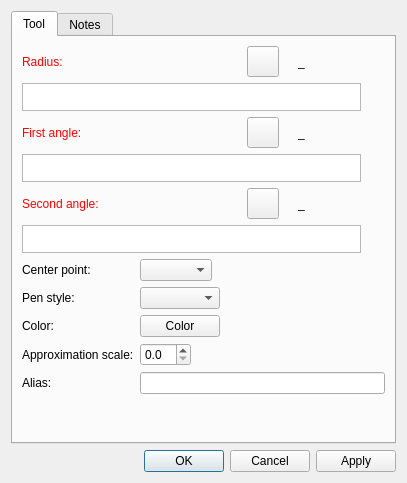
<?xml version="1.0" encoding="UTF-8"?>
<ui version="4.0">
 <class>DialogArc</class>
 <widget class="QDialog" name="DialogArc">
  <property name="geometry">
   <rect>
    <x>0</x>
    <y>0</y>
    <width>407</width>
    <height>483</height>
   </rect>
  </property>
  <property name="windowTitle">
   <string>Arc</string>
  </property>
  <property name="windowIcon">
   <iconset resource="../../../vmisc/share/resources/icon.qrc">
    <normaloff>:/icon/64x64/icon64x64.png</normaloff>:/icon/64x64/icon64x64.png</iconset>
  </property>
  <property name="locale">
   <locale language="English" country="UnitedStates"/>
  </property>
  <layout class="QVBoxLayout" name="verticalLayout_2">
   <item>
    <widget class="QTabWidget" name="tabWidget">
     <property name="currentIndex">
      <number>0</number>
     </property>
     <widget class="QWidget" name="tab">
      <attribute name="title">
       <string>Tool</string>
      </attribute>
      <layout class="QVBoxLayout" name="verticalLayout">
       <item>
        <layout class="QHBoxLayout" name="horizontalLayout">
         <item alignment="Qt::AlignLeft">
          <widget class="QLabel" name="labelEditRadius">
           <property name="sizePolicy">
            <sizepolicy hsizetype="Fixed" vsizetype="Preferred">
             <horstretch>0</horstretch>
             <verstretch>0</verstretch>
            </sizepolicy>
           </property>
           <property name="palette">
            <palette>
             <active>
              <colorrole role="WindowText">
               <brush brushstyle="SolidPattern">
                <color alpha="255">
                 <red>255</red>
                 <green>0</green>
                 <blue>0</blue>
                </color>
               </brush>
              </colorrole>
             </active>
             <inactive>
              <colorrole role="WindowText">
               <brush brushstyle="SolidPattern">
                <color alpha="255">
                 <red>255</red>
                 <green>0</green>
                 <blue>0</blue>
                </color>
               </brush>
              </colorrole>
             </inactive>
             <disabled>
              <colorrole role="WindowText">
               <brush brushstyle="SolidPattern">
                <color alpha="255">
                 <red>159</red>
                 <green>158</green>
                 <blue>158</blue>
                </color>
               </brush>
              </colorrole>
             </disabled>
            </palette>
           </property>
           <property name="text">
            <string>Radius:</string>
           </property>
          </widget>
         </item>
         <item>
          <spacer name="horizontalSpacer">
           <property name="orientation">
            <enum>Qt::Horizontal</enum>
           </property>
           <property name="sizeHint" stdset="0">
            <size>
             <width>40</width>
             <height>20</height>
            </size>
           </property>
          </spacer>
         </item>
         <item alignment="Qt::AlignRight">
          <widget class="QToolButton" name="toolButtonExprRadius">
           <property name="toolTip">
            <string>Formula wizard</string>
           </property>
           <property name="text">
            <string notr="true"/>
           </property>
           <property name="icon">
            <iconset resource="../../../vmisc/share/resources/icon.qrc">
             <normaloff>:/icon/light/24x24/fx.png</normaloff>:/icon/light/24x24/fx.png</iconset>
           </property>
           <property name="iconSize">
            <size>
             <width>24</width>
             <height>24</height>
            </size>
           </property>
          </widget>
         </item>
         <item alignment="Qt::AlignRight">
          <widget class="QLabel" name="label_2">
           <property name="text">
            <string/>
           </property>
           <property name="pixmap">
            <pixmap resource="../../../vmisc/share/resources/icon.qrc">:/icon/light/24x24/equal.png</pixmap>
           </property>
          </widget>
         </item>
         <item alignment="Qt::AlignRight">
          <widget class="QLabel" name="labelResultRadius">
           <property name="sizePolicy">
            <sizepolicy hsizetype="Fixed" vsizetype="Preferred">
             <horstretch>0</horstretch>
             <verstretch>0</verstretch>
            </sizepolicy>
           </property>
           <property name="minimumSize">
            <size>
             <width>87</width>
             <height>0</height>
            </size>
           </property>
           <property name="toolTip">
            <string>Value</string>
           </property>
           <property name="text">
            <string notr="true">_</string>
           </property>
          </widget>
         </item>
        </layout>
       </item>
       <item>
        <layout class="QHBoxLayout" name="horizontalLayout_6">
         <item>
          <widget class="VPlainTextEdit" name="plainTextEditFormula">
           <property name="sizePolicy">
            <sizepolicy hsizetype="Expanding" vsizetype="Preferred">
             <horstretch>0</horstretch>
             <verstretch>0</verstretch>
            </sizepolicy>
           </property>
           <property name="maximumSize">
            <size>
             <width>16777215</width>
             <height>28</height>
            </size>
           </property>
           <property name="toolTip">
            <string>Calculation</string>
           </property>
           <property name="tabChangesFocus">
            <bool>true</bool>
           </property>
          </widget>
         </item>
         <item>
          <widget class="QPushButton" name="pushButtonGrowLength">
           <property name="maximumSize">
            <size>
             <width>18</width>
             <height>18</height>
            </size>
           </property>
           <property name="sizeIncrement">
            <size>
             <width>0</width>
             <height>0</height>
            </size>
           </property>
           <property name="toolTip">
            <string>&lt;html&gt;&lt;head/&gt;&lt;body&gt;&lt;p&gt;Show full calculation in message box&lt;/p&gt;&lt;/body&gt;&lt;/html&gt;</string>
           </property>
           <property name="text">
            <string notr="true"/>
           </property>
           <property name="icon">
            <iconset theme="go-down"/>
           </property>
           <property name="iconSize">
            <size>
             <width>16</width>
             <height>16</height>
            </size>
           </property>
           <property name="flat">
            <bool>true</bool>
           </property>
          </widget>
         </item>
        </layout>
       </item>
       <item>
        <layout class="QHBoxLayout" name="horizontalLayout_2">
         <item alignment="Qt::AlignLeft">
          <widget class="QLabel" name="labelEditF1">
           <property name="sizePolicy">
            <sizepolicy hsizetype="Fixed" vsizetype="Preferred">
             <horstretch>0</horstretch>
             <verstretch>0</verstretch>
            </sizepolicy>
           </property>
           <property name="palette">
            <palette>
             <active>
              <colorrole role="WindowText">
               <brush brushstyle="SolidPattern">
                <color alpha="255">
                 <red>255</red>
                 <green>0</green>
                 <blue>0</blue>
                </color>
               </brush>
              </colorrole>
             </active>
             <inactive>
              <colorrole role="WindowText">
               <brush brushstyle="SolidPattern">
                <color alpha="255">
                 <red>255</red>
                 <green>0</green>
                 <blue>0</blue>
                </color>
               </brush>
              </colorrole>
             </inactive>
             <disabled>
              <colorrole role="WindowText">
               <brush brushstyle="SolidPattern">
                <color alpha="255">
                 <red>159</red>
                 <green>158</green>
                 <blue>158</blue>
                </color>
               </brush>
              </colorrole>
             </disabled>
            </palette>
           </property>
           <property name="text">
            <string>First angle:</string>
           </property>
          </widget>
         </item>
         <item>
          <spacer name="horizontalSpacer_2">
           <property name="orientation">
            <enum>Qt::Horizontal</enum>
           </property>
           <property name="sizeHint" stdset="0">
            <size>
             <width>40</width>
             <height>20</height>
            </size>
           </property>
          </spacer>
         </item>
         <item alignment="Qt::AlignRight">
          <widget class="QToolButton" name="toolButtonExprF1">
           <property name="toolTip">
            <string>Formula wizard</string>
           </property>
           <property name="text">
            <string notr="true"/>
           </property>
           <property name="icon">
            <iconset resource="../../../vmisc/share/resources/icon.qrc">
             <normaloff>:/icon/light/24x24/fx.png</normaloff>:/icon/light/24x24/fx.png</iconset>
           </property>
           <property name="iconSize">
            <size>
             <width>24</width>
             <height>24</height>
            </size>
           </property>
          </widget>
         </item>
         <item alignment="Qt::AlignRight">
          <widget class="QLabel" name="label_3">
           <property name="text">
            <string/>
           </property>
           <property name="pixmap">
            <pixmap resource="../../../vmisc/share/resources/icon.qrc">:/icon/light/24x24/equal.png</pixmap>
           </property>
          </widget>
         </item>
         <item alignment="Qt::AlignRight">
          <widget class="QLabel" name="labelResultF1">
           <property name="sizePolicy">
            <sizepolicy hsizetype="Fixed" vsizetype="Preferred">
             <horstretch>0</horstretch>
             <verstretch>0</verstretch>
            </sizepolicy>
           </property>
           <property name="minimumSize">
            <size>
             <width>87</width>
             <height>0</height>
            </size>
           </property>
           <property name="toolTip">
            <string>Value</string>
           </property>
           <property name="text">
            <string notr="true">_</string>
           </property>
          </widget>
         </item>
        </layout>
       </item>
       <item>
        <layout class="QHBoxLayout" name="horizontalLayout_7">
         <item>
          <widget class="VPlainTextEdit" name="plainTextEditF1">
           <property name="sizePolicy">
            <sizepolicy hsizetype="Expanding" vsizetype="Preferred">
             <horstretch>0</horstretch>
             <verstretch>0</verstretch>
            </sizepolicy>
           </property>
           <property name="maximumSize">
            <size>
             <width>16777215</width>
             <height>28</height>
            </size>
           </property>
           <property name="toolTip">
            <string>Calculation</string>
           </property>
           <property name="tabChangesFocus">
            <bool>true</bool>
           </property>
          </widget>
         </item>
         <item>
          <widget class="QPushButton" name="pushButtonGrowLengthF1">
           <property name="maximumSize">
            <size>
             <width>18</width>
             <height>18</height>
            </size>
           </property>
           <property name="sizeIncrement">
            <size>
             <width>0</width>
             <height>0</height>
            </size>
           </property>
           <property name="toolTip">
            <string>&lt;html&gt;&lt;head/&gt;&lt;body&gt;&lt;p&gt;Show full calculation in message box&lt;/p&gt;&lt;/body&gt;&lt;/html&gt;</string>
           </property>
           <property name="text">
            <string notr="true"/>
           </property>
           <property name="icon">
            <iconset theme="go-down"/>
           </property>
           <property name="iconSize">
            <size>
             <width>16</width>
             <height>16</height>
            </size>
           </property>
           <property name="flat">
            <bool>true</bool>
           </property>
          </widget>
         </item>
        </layout>
       </item>
       <item>
        <layout class="QHBoxLayout" name="horizontalLayout_3">
         <item alignment="Qt::AlignLeft">
          <widget class="QLabel" name="labelEditF2">
           <property name="sizePolicy">
            <sizepolicy hsizetype="Fixed" vsizetype="Preferred">
             <horstretch>0</horstretch>
             <verstretch>0</verstretch>
            </sizepolicy>
           </property>
           <property name="palette">
            <palette>
             <active>
              <colorrole role="WindowText">
               <brush brushstyle="SolidPattern">
                <color alpha="255">
                 <red>255</red>
                 <green>0</green>
                 <blue>0</blue>
                </color>
               </brush>
              </colorrole>
             </active>
             <inactive>
              <colorrole role="WindowText">
               <brush brushstyle="SolidPattern">
                <color alpha="255">
                 <red>255</red>
                 <green>0</green>
                 <blue>0</blue>
                </color>
               </brush>
              </colorrole>
             </inactive>
             <disabled>
              <colorrole role="WindowText">
               <brush brushstyle="SolidPattern">
                <color alpha="255">
                 <red>159</red>
                 <green>158</green>
                 <blue>158</blue>
                </color>
               </brush>
              </colorrole>
             </disabled>
            </palette>
           </property>
           <property name="text">
            <string>Second angle:</string>
           </property>
          </widget>
         </item>
         <item>
          <spacer name="horizontalSpacer_3">
           <property name="orientation">
            <enum>Qt::Horizontal</enum>
           </property>
           <property name="sizeHint" stdset="0">
            <size>
             <width>40</width>
             <height>20</height>
            </size>
           </property>
          </spacer>
         </item>
         <item alignment="Qt::AlignRight">
          <widget class="QToolButton" name="toolButtonExprF2">
           <property name="toolTip">
            <string>Formula wizard</string>
           </property>
           <property name="text">
            <string notr="true"/>
           </property>
           <property name="icon">
            <iconset resource="../../../vmisc/share/resources/icon.qrc">
             <normaloff>:/icon/light/24x24/fx.png</normaloff>:/icon/light/24x24/fx.png</iconset>
           </property>
           <property name="iconSize">
            <size>
             <width>24</width>
             <height>24</height>
            </size>
           </property>
          </widget>
         </item>
         <item alignment="Qt::AlignRight">
          <widget class="QLabel" name="label_5">
           <property name="text">
            <string/>
           </property>
           <property name="pixmap">
            <pixmap resource="../../../vmisc/share/resources/icon.qrc">:/icon/light/24x24/equal.png</pixmap>
           </property>
          </widget>
         </item>
         <item alignment="Qt::AlignRight">
          <widget class="QLabel" name="labelResultF2">
           <property name="sizePolicy">
            <sizepolicy hsizetype="Fixed" vsizetype="Preferred">
             <horstretch>0</horstretch>
             <verstretch>0</verstretch>
            </sizepolicy>
           </property>
           <property name="minimumSize">
            <size>
             <width>87</width>
             <height>0</height>
            </size>
           </property>
           <property name="toolTip">
            <string>Value</string>
           </property>
           <property name="text">
            <string notr="true">_</string>
           </property>
          </widget>
         </item>
        </layout>
       </item>
       <item>
        <layout class="QHBoxLayout" name="horizontalLayout_8">
         <item>
          <widget class="VPlainTextEdit" name="plainTextEditF2">
           <property name="sizePolicy">
            <sizepolicy hsizetype="Expanding" vsizetype="Preferred">
             <horstretch>0</horstretch>
             <verstretch>0</verstretch>
            </sizepolicy>
           </property>
           <property name="maximumSize">
            <size>
             <width>16777215</width>
             <height>28</height>
            </size>
           </property>
           <property name="toolTip">
            <string>Calculation</string>
           </property>
           <property name="tabChangesFocus">
            <bool>true</bool>
           </property>
          </widget>
         </item>
         <item>
          <widget class="QPushButton" name="pushButtonGrowLengthF2">
           <property name="maximumSize">
            <size>
             <width>18</width>
             <height>18</height>
            </size>
           </property>
           <property name="sizeIncrement">
            <size>
             <width>0</width>
             <height>0</height>
            </size>
           </property>
           <property name="toolTip">
            <string>&lt;html&gt;&lt;head/&gt;&lt;body&gt;&lt;p&gt;Show full calculation in message box&lt;/p&gt;&lt;/body&gt;&lt;/html&gt;</string>
           </property>
           <property name="text">
            <string notr="true"/>
           </property>
           <property name="icon">
            <iconset theme="go-down"/>
           </property>
           <property name="iconSize">
            <size>
             <width>16</width>
             <height>16</height>
            </size>
           </property>
           <property name="flat">
            <bool>true</bool>
           </property>
          </widget>
         </item>
        </layout>
       </item>
       <item>
        <layout class="QFormLayout" name="formLayout">
         <property name="fieldGrowthPolicy">
          <enum>QFormLayout::ExpandingFieldsGrow</enum>
         </property>
         <item row="0" column="0">
          <widget class="QLabel" name="label_4">
           <property name="sizePolicy">
            <sizepolicy hsizetype="Fixed" vsizetype="Preferred">
             <horstretch>0</horstretch>
             <verstretch>0</verstretch>
            </sizepolicy>
           </property>
           <property name="text">
            <string>Center point:</string>
           </property>
          </widget>
         </item>
         <item row="0" column="1">
          <widget class="QComboBox" name="comboBoxBasePoint">
           <property name="toolTip">
            <string>Select center point of the arc</string>
           </property>
          </widget>
         </item>
         <item row="1" column="0">
          <widget class="QLabel" name="label_6">
           <property name="text">
            <string>Pen style:</string>
           </property>
          </widget>
         </item>
         <item row="1" column="1">
          <widget class="QComboBox" name="comboBoxPenStyle">
           <property name="minimumSize">
            <size>
             <width>80</width>
             <height>0</height>
            </size>
           </property>
           <property name="maximumSize">
            <size>
             <width>110</width>
             <height>16777215</height>
            </size>
           </property>
           <property name="iconSize">
            <size>
             <width>80</width>
             <height>14</height>
            </size>
           </property>
          </widget>
         </item>
         <item row="2" column="0">
          <widget class="QLabel" name="label">
           <property name="text">
            <string>Color:</string>
           </property>
          </widget>
         </item>
         <item row="3" column="0">
          <widget class="QLabel" name="label_7">
           <property name="text">
            <string>Approximation scale:</string>
           </property>
          </widget>
         </item>
         <item row="3" column="1">
          <widget class="QDoubleSpinBox" name="doubleSpinBoxApproximationScale">
           <property name="toolTip">
            <string>Set approximation scale for this curve, 0 - use global value</string>
           </property>
           <property name="decimals">
            <number>1</number>
           </property>
           <property name="maximum">
            <double>10.000000000000000</double>
           </property>
           <property name="singleStep">
            <double>0.100000000000000</double>
           </property>
          </widget>
         </item>
         <item row="4" column="0">
          <widget class="QLabel" name="labelAlias">
           <property name="text">
            <string>Alias:</string>
           </property>
          </widget>
         </item>
         <item row="4" column="1">
          <widget class="QLineEdit" name="lineEditAlias">
           <property name="clearButtonEnabled">
            <bool>true</bool>
           </property>
          </widget>
         </item>
         <item row="2" column="1">
          <widget class="VPE::QtColorPicker" name="pushButtonColor">
           <property name="text">
            <string notr="true">Color</string>
           </property>
          </widget>
         </item>
        </layout>
       </item>
       <item>
        <spacer name="verticalSpacer">
         <property name="orientation">
          <enum>Qt::Vertical</enum>
         </property>
         <property name="sizeHint" stdset="0">
          <size>
           <width>20</width>
           <height>40</height>
          </size>
         </property>
        </spacer>
       </item>
      </layout>
     </widget>
     <widget class="QWidget" name="tab_2">
      <attribute name="title">
       <string>Notes</string>
      </attribute>
      <layout class="QVBoxLayout" name="verticalLayout_3">
       <item>
        <widget class="QPlainTextEdit" name="plainTextEditToolNotes"/>
       </item>
      </layout>
     </widget>
    </widget>
   </item>
   <item>
    <widget class="QDialogButtonBox" name="buttonBox">
     <property name="orientation">
      <enum>Qt::Horizontal</enum>
     </property>
     <property name="standardButtons">
      <set>QDialogButtonBox::Apply|QDialogButtonBox::Cancel|QDialogButtonBox::Ok</set>
     </property>
    </widget>
   </item>
  </layout>
 </widget>
 <customwidgets>
  <customwidget>
   <class>VPE::QtColorPicker</class>
   <extends>QPushButton</extends>
   <header>../vpropertyexplorer/qtcolorpicker.h</header>
  </customwidget>
  <customwidget>
   <class>VPlainTextEdit</class>
   <extends>QPlainTextEdit</extends>
   <header>../vwidgets/vplaintextedit.h</header>
  </customwidget>
 </customwidgets>
 <tabstops>
  <tabstop>plainTextEditFormula</tabstop>
  <tabstop>pushButtonGrowLength</tabstop>
  <tabstop>plainTextEditF1</tabstop>
  <tabstop>pushButtonGrowLengthF1</tabstop>
  <tabstop>plainTextEditF2</tabstop>
  <tabstop>pushButtonGrowLengthF2</tabstop>
  <tabstop>comboBoxBasePoint</tabstop>
 </tabstops>
 <resources>
  <include location="../../../vmisc/share/resources/icon.qrc"/>
 </resources>
 <connections>
  <connection>
   <sender>buttonBox</sender>
   <signal>accepted()</signal>
   <receiver>DialogArc</receiver>
   <slot>accept()</slot>
   <hints>
    <hint type="sourcelabel">
     <x>257</x>
     <y>567</y>
    </hint>
    <hint type="destinationlabel">
     <x>157</x>
     <y>274</y>
    </hint>
   </hints>
  </connection>
  <connection>
   <sender>buttonBox</sender>
   <signal>rejected()</signal>
   <receiver>DialogArc</receiver>
   <slot>reject()</slot>
   <hints>
    <hint type="sourcelabel">
     <x>325</x>
     <y>567</y>
    </hint>
    <hint type="destinationlabel">
     <x>286</x>
     <y>274</y>
    </hint>
   </hints>
  </connection>
 </connections>
</ui>
